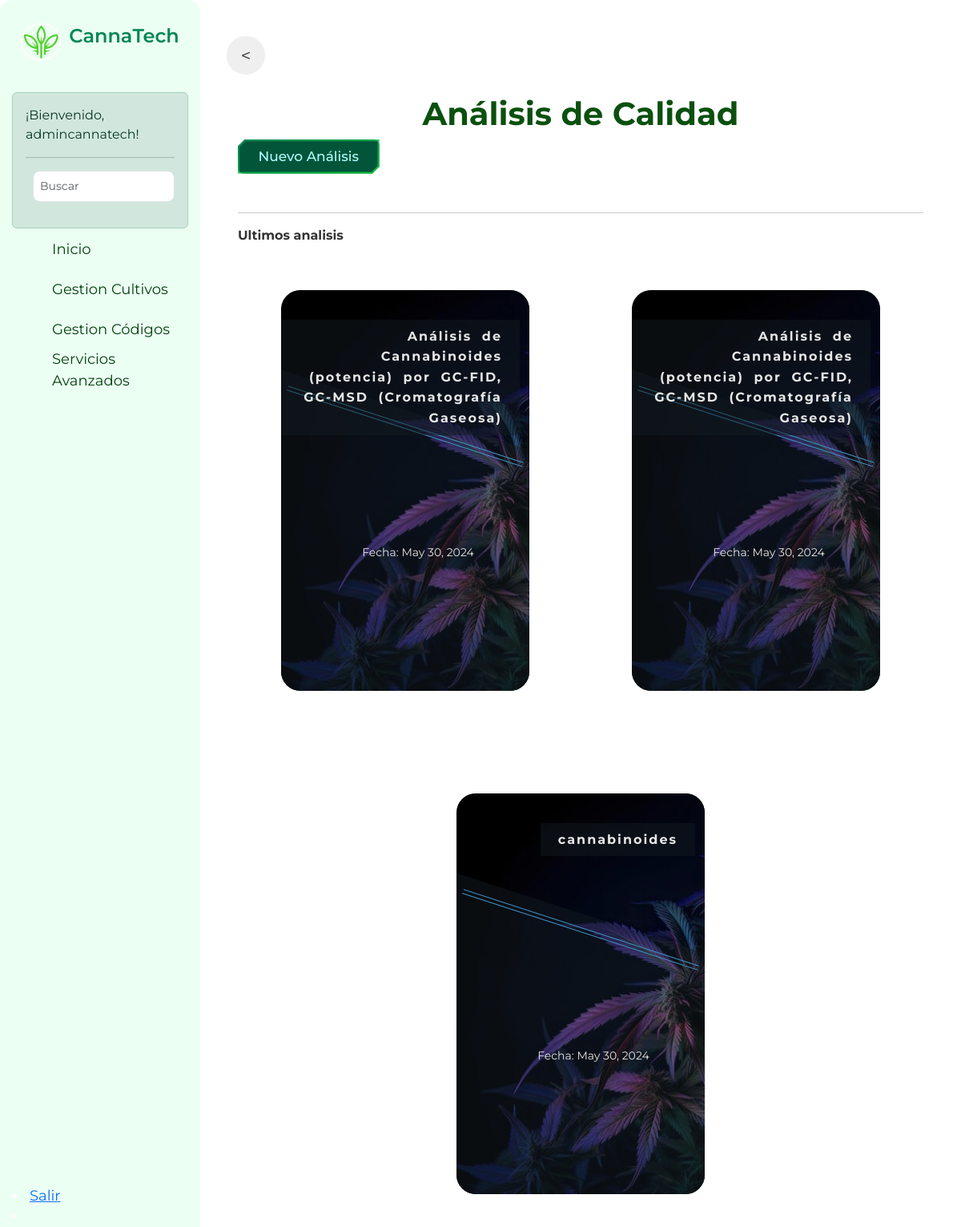
The app's page /core/variedad/2/analisis/ (signed in) with its own data.
### core/models.py (models this page shows, shortened)
class AnalisisCalidad(models.Model):
    variedad = models.ForeignKey(Variedad, on_delete=models.CASCADE, related_name='analisis')
    tipo_analisis = models.CharField(max_length=100)
    resultado = models.TextField()
    fecha_analisis = models.DateField()

### core/views.py (the view)
# urls.py: path('variedad/<int:variedad_id>/analisis/', views.analisis_list, name='analisis_list'),
@login_required
def analisis_list(request, variedad_id):
    variedad = get_object_or_404(Variedad, pk=variedad_id)
    analisis = variedad.analisis.all()  # Access related objects using 'analisis'
    return render(request, 'core/analisis_list.html', {'analisis': analisis, 'variedad': variedad})

### core/templates/core/analisis_list.html (shortened to what this page needs)
{% extends 'core/base.html' %}
{% load static %}
{% block content %}
<input type="button" class="btn-prev" value="<" onClick="javascript:history.go(-1);">
<div class="containeranalisis mt-4 analisis-list-container">
    <div class="row mb-3">
        <div class="col">
            <h1 class="analisis-list-title">Análisis de Calidad</h1>
            <a href="{% url 'analisis_create' variedad.pk %}" class="btn btn-primary btn-lg analisis-create-btn">Nuevo Análisis</a>
        </div>
    </div>
<hr>
 <p><strong> Ultimos analisis</strong></p>
    <div class="analisis-card-container">
        {% for analisis in analisis %}
        <div class="flip-card-container" style="--hue: {{ analisis.pk|add:200 }}">
            <div class="flip-card">
                <div class="card-front">
                    <figure>
                        <div class="img-bg"></div>
                        <img src="{% static 'core/images/default-analysis.jpg' %}" alt="Análisis">
                        <figcaption>{{ analisis.tipo_analisis }}</figcaption>
                    </figure>
                    <ul class="mi-lista">
                        <li class="mi-item">Fecha: {{ analisis.fecha_analisis }}</li>
                    </ul>
                </div>
                <div class="card-back">
                    <figure>
                    </figure>
                    <a href="{% url 'analisis_detail' variedad.pk analisis.pk %}" class="btn btn-primary analisis-detail-btn">Ver Detalles</a>
                </div>
            </div>
        </div>
        {% endfor %}
    </div>
</div>
{% endblock %}

### core/templates/core/base.html (shortened to what this page needs)
{% load static %}
<!DOCTYPE html>
<html lang="en">
<head>
    <link rel="stylesheet" href="https://cdn.jsdelivr.net/npm/bootstrap@5.3.0/dist/css/bootstrap.min.css">
    <link rel="stylesheet" href="https://code.ionicframework.com/ionicons/2.0.1/css/ionicons.min.css">
    <link href="{% static 'core/css/main.css' %}" rel="stylesheet">
    <link href="{% static 'core/css/styles.css' %}" rel="stylesheet">
    <link rel="stylesheet" href="https://cdnjs.cloudflare.com/ajax/libs/font-awesome/6.5.2/css/all.min.css" />
</head>
<body data-bs-theme="light">
    <div class="container-fluid">
        <div class="row">
            {% if user.is_authenticated %}
            <div class="barra-lateral">
                <div>
                    <div class="nombre-pagina">
                        <a href="{% url 'home' %}">
                            <img src="{% static 'core/images/logo.png' %}" alt="CannaTech Logo" class="logo">
                        </a>
                        <p class="nombre">CannaTech</p>
                    </div>
                           <div class="alert alert-success mt-1 mb-1">
                        ¡Bienvenido,<br> {{ request.user.get_username }}!
                        <hr>
                                <form method="GET" action="{% url 'search_results' %}" class="form-inline my-2 my-lg-0">
                                   <strong>  </strong>
                                    <input class="form-control mr-sm-2" type="search" placeholder="Buscar" aria-label="Search" name="q">
                                </form>
                            </div>
                            </div>
                <nav class="navegacion">
            <li>
            <a id="home" href="{% url 'home' %}">
                <span class="text-color">Inicio</span>
            </a>
        </li>
                <li>
                    <a id="products" href="{% url 'products' %}">
                        <span>Gestion Cultivos</span>
                    </a>
                </li>
    <li>
        <a id="funcionalidades" href="{% url 'barcodes' %}">
        <span>Gestion Códigos</span>
        </a>
            </li>
    <li>
    <a id="funcionalidades" href="{% url 'management-view' %}">
        <span>Servicios<br>Avanzados</span>
    </a>
</li>
            </nav>
                <div>
                    <div class="linea"></div>
            </div>
            <li>
                <a id="exit" href="{% url 'exit' %}">
                    <span>Salir</span>
                </a>
            </li>
            <li>
            </div>
            {% endif %}
            <div class="col">
                <main class="{% if user.is_authenticated %}authenticated-main{% else %}unauthenticated-main{% endif %}">
                    {% block content %}
                    {% endblock %}
                </main>
</body>
</html>

### records on screen
AnalisisCalidad: {{ analisis.pk|add:200 }} 201 (drawn), tipo_analisis "Análisis de Cannabinoides (potencia) por GC-FID, GC-MSD (Cromatografía Gaseosa)", fecha_analisis "May 30, 2024"
AnalisisCalidad: {{ analisis.pk|add:200 }} 202 (drawn), tipo_analisis "Análisis de Cannabinoides (potencia) por GC-FID, GC-MSD (Cromatografía Gaseosa)", fecha_analisis "May 30, 2024"
AnalisisCalidad: {{ analisis.pk|add:200 }} 203 (drawn), tipo_analisis "cannabinoides", fecha_analisis "May 30, 2024"

### other values on screen
{{ request.user.get_username }} "admincannatech"
